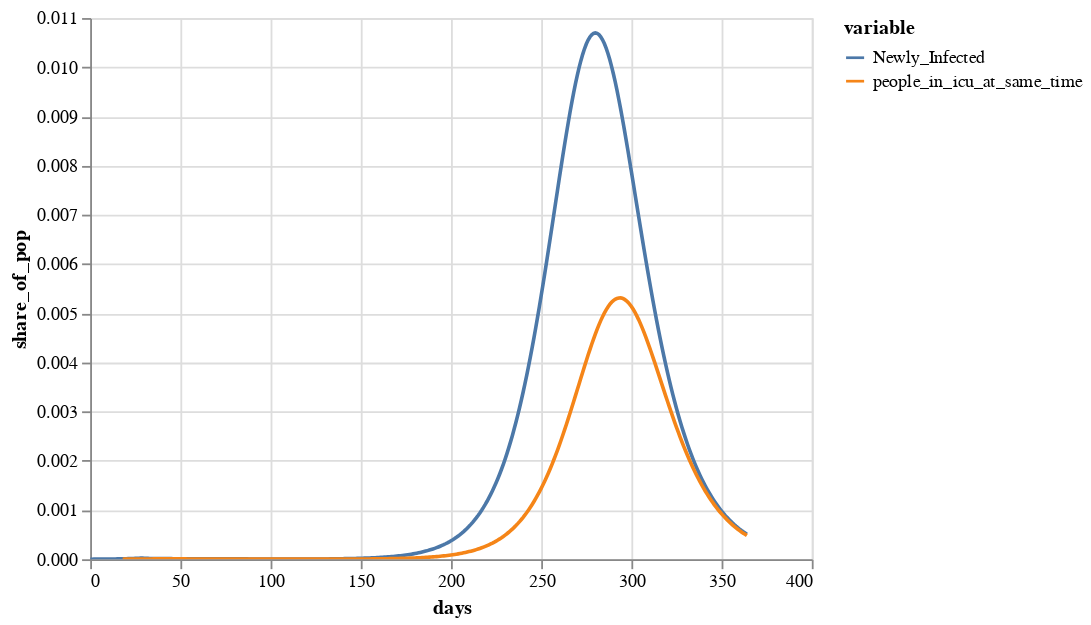

The code cell stored with this chart in its notebook:
### Code cell
alt.Chart(longform[longform["variable"].isin(["Newly_Infected","people_in_icu_at_same_time"])]).mark_line(
    ).encode(x="days:Q",y="share_of_pop:Q",    color='variable',tooltip=['days', 'share_of_pop']).interactive()

### Figure 1 — Vega-Lite specification as saved in the notebook (floating-point values rounded to 4 significant figures; data arrays with more than 128 entries replaced by an {"elided": "..."} marker saying what was removed)
{"config": {"view": {"continuousWidth": 400, "continuousHeight": 300}}, "data": {"name": "data-2d133da1fe797980e0d4fe26e05d5dcb"}, "mark": "line", "encoding": {"color": {"type": "nominal", "field": "variable"}, "tooltip": [{"type": "quantitative", "field": "days"}, {"type": "quantitative", "field": "share_of_pop"}], "x": {"type": "quantitative", "field": "days"}, "y": {"type": "quantitative", "field": "share_of_pop"}}, "selection": {"selector013": {"type": "interval", "bind": "scales", "encodings": ["x", "y"]}}, "$schema": "https://vega.github.io/schema/vega-lite/v4.0.0.json", "datasets": {"data-2d133da1fe797980e0d4fe26e05d5dcb": {"elided": "730 records"}}}
